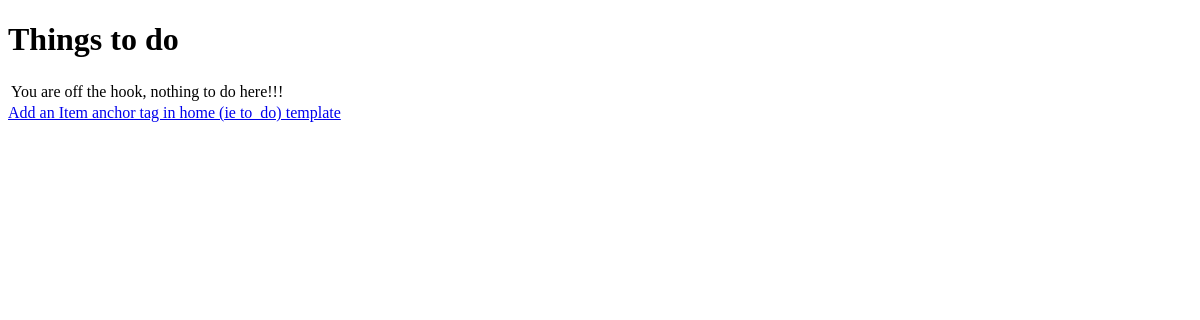
Before: / with the older database file.
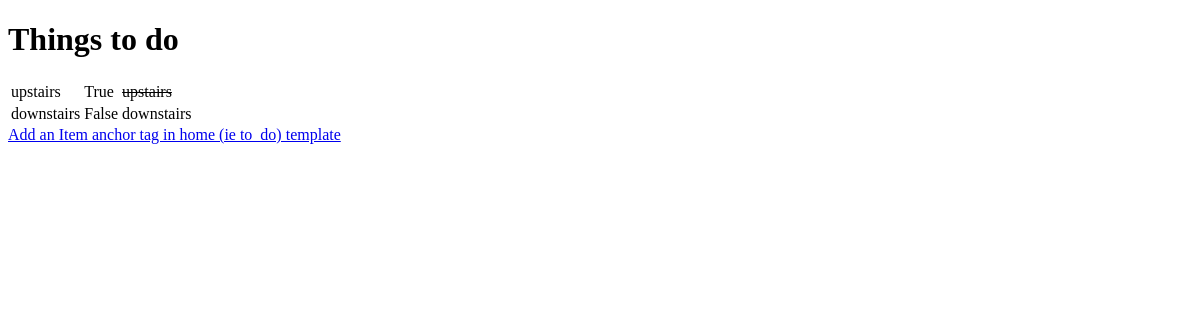
After: the same page with the newer database file.
### myapptodo/models.py (models this page shows, shortened)
class Item(models.Model):
    name = models.CharField(max_length=50, null=False, blank=False)
    done = models.BooleanField(null=False, blank=False)

### myapptodo/views.py (the view)
# urls.py: path('', get_todo_list, name='get_todo_list'), # home
def get_todo_list(request):
    items = Item.objects.all()  # returns query set & content is dictionary with all items
    context = {
        'items': items
    }
    return render(request, 'myapptodo/todo_template.html', context)

### myapptodo/templates/myapptodo/todo_template.html (shortened to what this page needs)
<!DOCTYPE html>
<html lang="en">
<head>
</head>
<body>
    <h1>Things to do</h1>
    <table>
        {% for item in items %}
        <tr>
            <td>{{ item.name }}</td>
            <td>{{ item.done }}</td>
            {% if item.done %}
                <td><strike>{{ item.name }}</strike></td>
            {% else %}
                <td>{{ item.name }}</td>
            {% endif %}
        </tr>
        {% empty %}
        <tr><td>You are off the hook, nothing to do here!!!</td></tr>
        {% endfor %}
    </table>
    <a href = "/add">Add an Item anchor tag in home (ie to_do) template</a>
</body>
</html>

Changed rows visible on the page:
added Item: name "upstairs", done "True"
added Item: name "downstairs", done "False"
Other visible differences:
text no longer shown: "You are off the hook, nothing to do here!!!"
